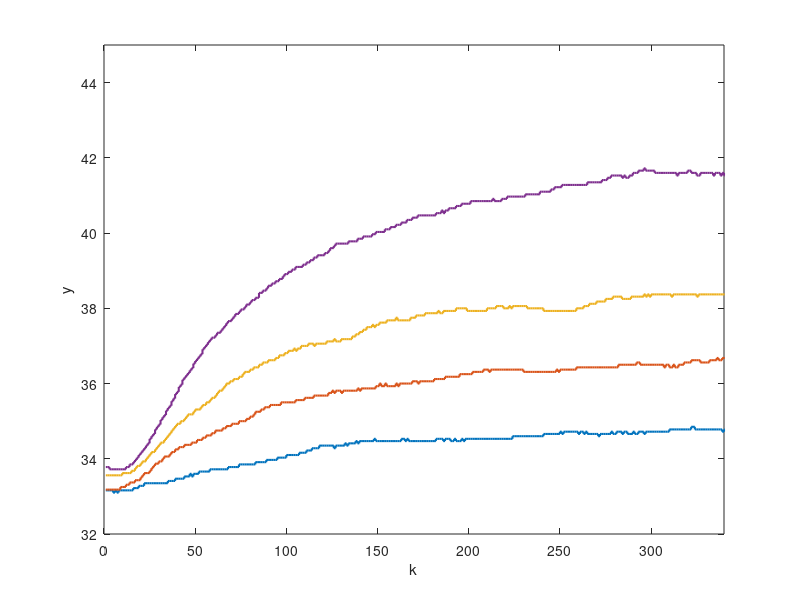
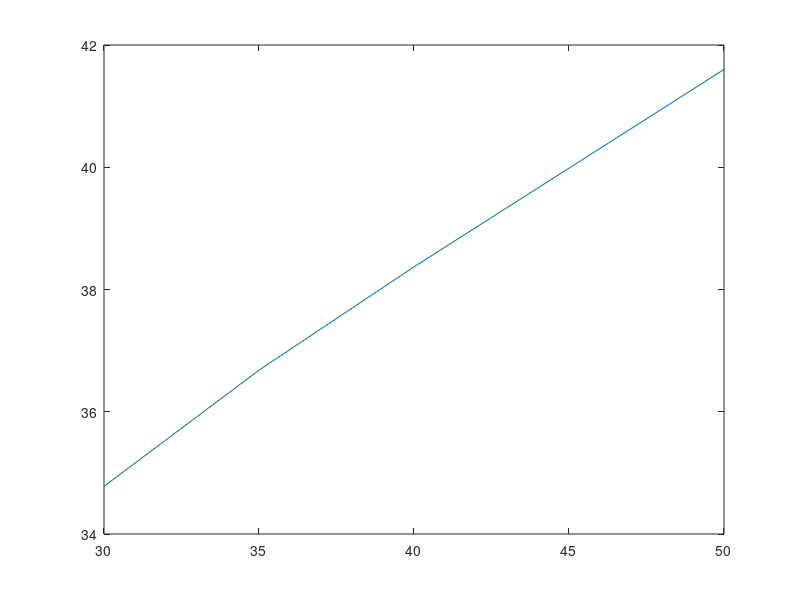

Write MATLAB code to recreate these figures, in order.
% Odpowiedzi skokowe
data1 = load("step_response_u30_2.mat");
data2 = load("step_response_u35.mat");
data3 = load("step_response_u40.mat");
data4 = load("step_response_u50.mat");

step1 = data1.step_response - 0.9 * ones(size(data1.step_response));
step4 = data4.step_response - 0.4 * ones(size(data4.step_response));

stairs(step1, 'LineWidth', 1.5);
hold on
stairs(data2.step_response, 'LineWidth', 1.5);
stairs(data3.step_response, 'LineWidth', 1.5);
stairs(step4, 'LineWidth', 1.5);
axis([0 340 32 45]);
xlabel('k');
ylabel('y');

% Ch-ka statyczna
u = [30, 35, 40, 50];
y = [step1(end), data2.step_response(end), data3.step_response(end), step4(end)];
figure;
plot(u, y);